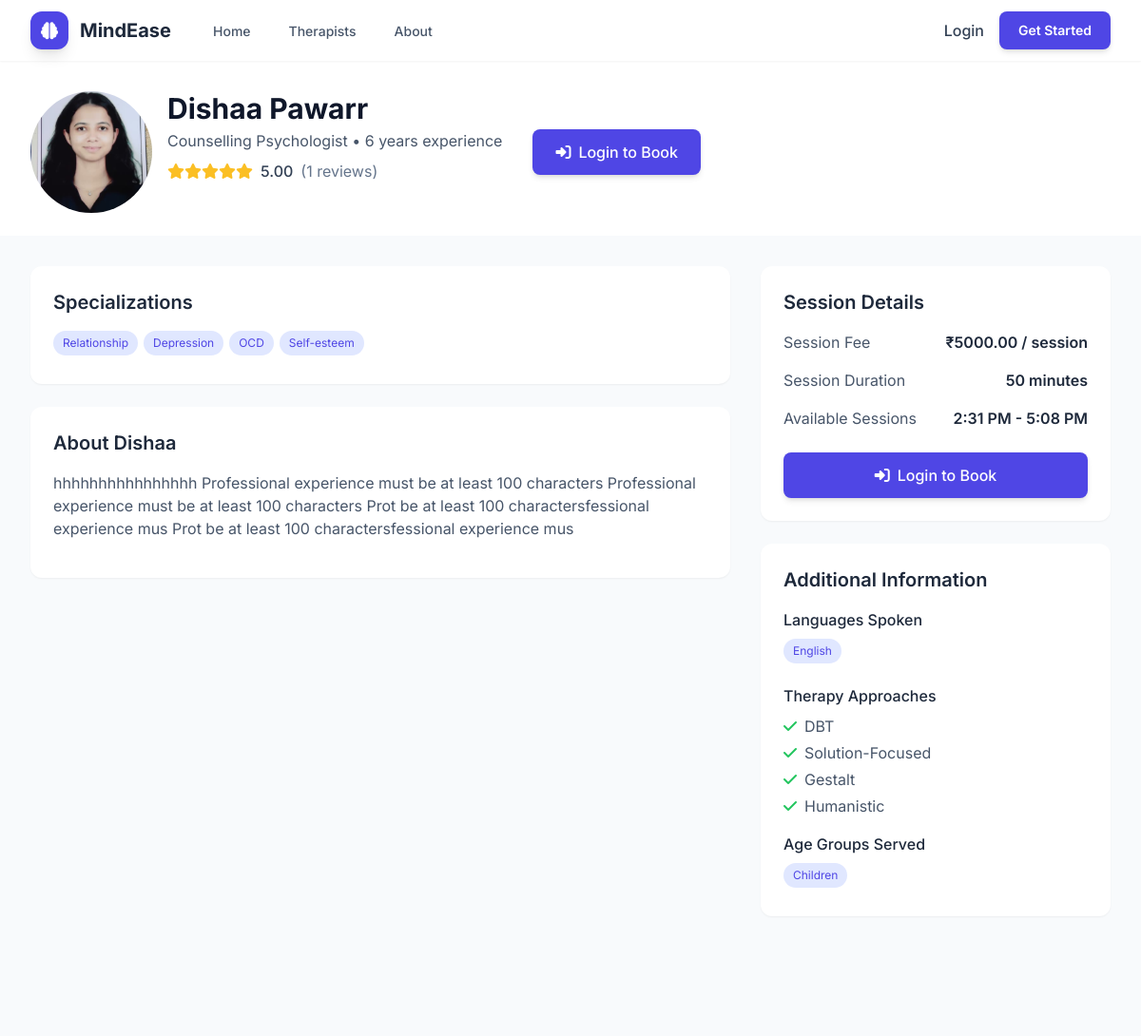
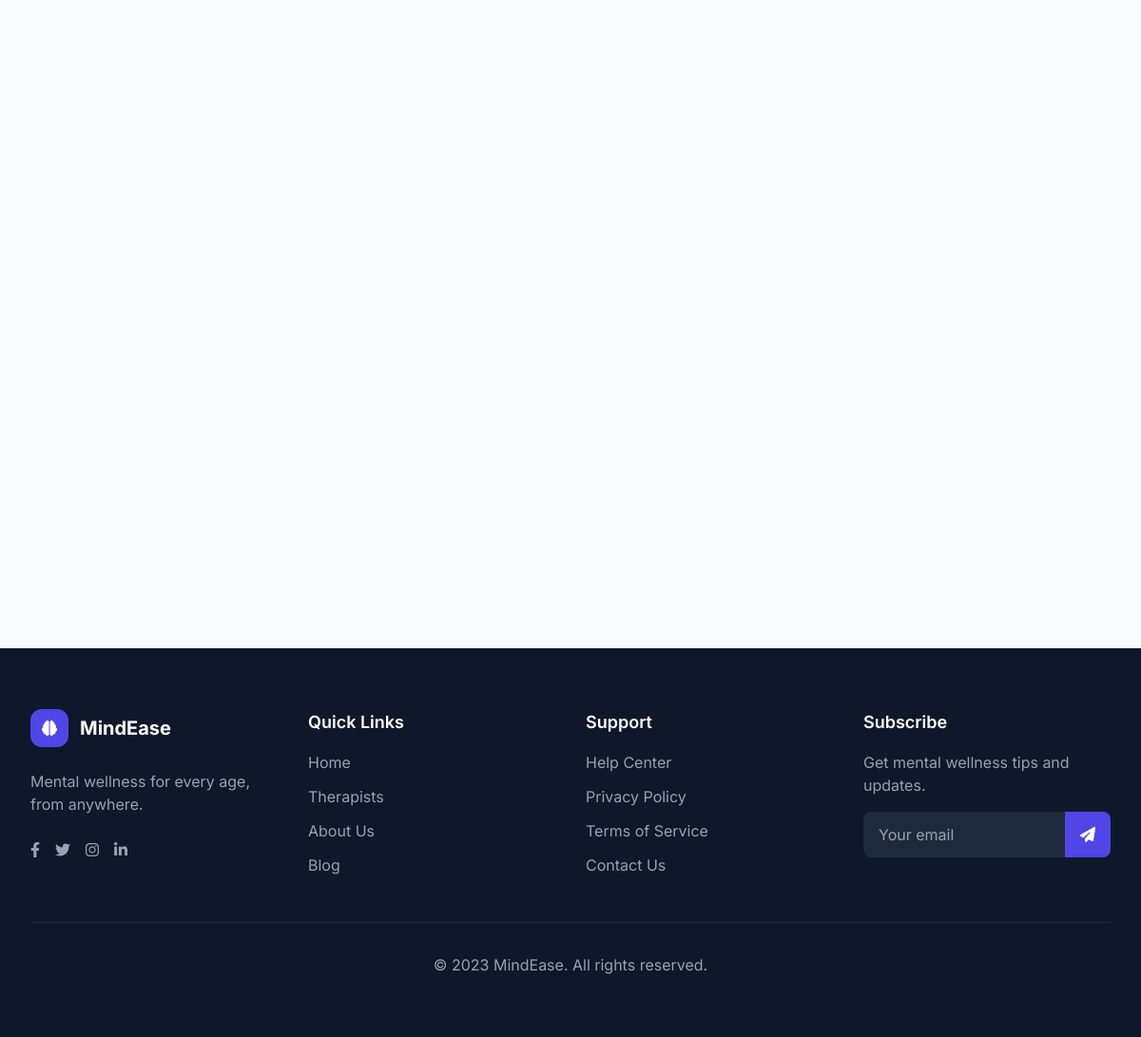
Screenshot of /therapists/67/ with the database file from the repository (2 pictures, top to bottom).
### accounts/models.py (models this page shows, shortened)
class Counsellor(models.Model):
    LICENSE_TYPE_CHOICES = (
        ('clinical-psychologist', 'Clinical Psychologist'),
        ('counselling-psychologist', 'Counselling Psychologist'),
        ('psychiatrist', 'Psychiatrist'),
        ('lmhc', 'Licensed Mental Health Counselor'),
        ('lcsw', 'Licensed Clinical Social Worker'),
        ('other', 'Other'),
    )
    HIGHEST_DEGREE_CHOICES = (
        ('phd', 'Ph.D.'),
        ('masters', 'Masters'),
        ('mphil', 'M.Phil.'),
        ('bachelors', 'Bachelors'),
        ('diploma', 'Diploma'),
    )
    user = models.OneToOneField(User, on_delete=models.CASCADE, primary_key=True)
    license_number = models.CharField(max_length=100)
    license_type = models.CharField(max_length=30, choices=LICENSE_TYPE_CHOICES)
    other_license_type = models.CharField(max_length=100, blank=True, null=True)
    license_authority = models.CharField(max_length=255)
    license_expiry = models.DateField()
    years_experience = models.PositiveIntegerField(
        validators=[MinValueValidator(0), MaxValueValidator(50)]
    )
    highest_degree = models.CharField(max_length=20, choices=HIGHEST_DEGREE_CHOICES)
    university = models.CharField(max_length=255)
    graduation_year = models.PositiveIntegerField(
        validators=[MinValueValidator(1950), MaxValueValidator(2030)]
    )
    session_fee = models.DecimalField(max_digits=8, decimal_places=2, validators=[MinValueValidator(0)])
    google_meet_link = models.URLField()
    professional_experience = models.TextField()
    about_me = models.TextField()
    specializations = models.ManyToManyField(Specialization, related_name='counsellors')
    therapy_approaches = models.ManyToManyField(TherapyApproach, related_name='counsellors')
    languages = models.ManyToManyField(Language, related_name='counsellors')
    age_groups = models.ManyToManyField(AgeGroup, related_name='counsellors')
    license_document = models.FileField(upload_to=counsellor_license_path)
    degree_certificate = models.FileField(upload_to=counsellor_degree_path)
    id_proof = models.FileField(upload_to=counsellor_id_path)
    terms_accepted = models.BooleanField(default=False)
    terms_accepted_at = models.DateTimeField(auto_now_add=True)
    consent_given = models.BooleanField(default=False)
    consent_given_at = models.DateTimeField(auto_now_add=True)
    is_active = models.BooleanField(default=False)  # Will be activated after verification
    is_featured = models.BooleanField(default=False)
    rating = models.DecimalField(max_digits=3, decimal_places=2, default=0.00,
                                validators=[MinValueValidator(0), MaxValueValidator(5)])
    total_reviews = models.PositiveIntegerField(default=0)
    total_clients = models.PositiveIntegerField(default=0)
    total_sessions = models.PositiveIntegerField(default=0)
    is_available = models.BooleanField(default=True)
    available_from = models.TimeField(default='09:00:00')
    available_to = models.TimeField(default='18:00:00')
    default_session_duration = models.PositiveIntegerField(default=45)
    default_break_duration = models.PositiveIntegerField(default=5)
    created_at = models.DateTimeField(auto_now_add=True)
    updated_at = models.DateTimeField(auto_now=True)
    class Meta:
        db_table = 'counsellors'

class User(AbstractUser):
    ROLE_CHOICES = (
        ('client', 'Client'),
        ('counsellor', 'Counsellor'),
    )
    GENDER_CHOICES = (
        ('male', 'Male'),
        ('female', 'Female'),
        ('other', 'Other'),
    )
    email = models.EmailField(unique=True)
    phone = models.CharField(max_length=15)
    gender = models.CharField(max_length=20, choices=GENDER_CHOICES)
    profile_picture = models.ImageField(upload_to='profile_pictures/', null=True, blank=True)
    role = models.CharField(max_length=10, choices=ROLE_CHOICES)
    is_email_verified = models.BooleanField(default=False)
    created_at = models.DateTimeField(auto_now_add=True)
    updated_at = models.DateTimeField(auto_now=True)
    is_background_verified = models.BooleanField(default=False)
    background_verified_at = models.DateTimeField(null=True, blank=True)
    is_approved = models.BooleanField(default=False)
    approved_at = models.DateTimeField(null=True, blank=True)
    USERNAME_FIELD = 'email'
    REQUIRED_FIELDS = ['username', 'first_name', 'last_name']
    class Meta:
        db_table = 'auth_user'

class Specialization(models.Model):
    name = models.CharField(max_length=100, unique=True)
    description = models.TextField(blank=True)
    is_active = models.BooleanField(default=True)
    created_at = models.DateTimeField(auto_now_add=True)
    class Meta:
        db_table = 'specializations'

class Language(models.Model):
    name = models.CharField(max_length=50, unique=True)
    code = models.CharField(max_length=10, unique=True)
    is_active = models.BooleanField(default=True)
    created_at = models.DateTimeField(auto_now_add=True)
    class Meta:
        db_table = 'languages'

class TherapyApproach(models.Model):
    name = models.CharField(max_length=100, unique=True)
    description = models.TextField(blank=True)
    is_active = models.BooleanField(default=True)
    created_at = models.DateTimeField(auto_now_add=True)
    class Meta:
        db_table = 'therapy_approaches'

class AgeGroup(models.Model):
    name = models.CharField(max_length=50, unique=True)
    min_age = models.PositiveIntegerField()
    max_age = models.PositiveIntegerField()
    description = models.TextField(blank=True)
    is_active = models.BooleanField(default=True)
    created_at = models.DateTimeField(auto_now_add=True)
    class Meta:
        db_table = 'age_groups'

### therapists/views.py (the view, shortened to what this page needs)
# urls.py: path('therapists/<int:counsellor_id>/', counsellor_detail, name='counsellor_detail'),
def counsellor_detail(request, counsellor_id):
    counsellor = get_object_or_404(
        Counsellor.objects.select_related("user").prefetch_related(
            "specializations",
            "languages",
            "therapy_approaches",
            "age_groups",
            "certifications"
        ),
        user_id=counsellor_id,
        is_active=True,
        user__is_approved=True
    )
    reviews = Review.objects.filter(
        counsellor=counsellor,
        is_published=True
    ).select_related('client__user').order_by('-created_at')
    reviews_paginator = Paginator(reviews, 5)
    reviews_page = request.GET.get('reviews_page', 1)
    reviews_page_obj = reviews_paginator.get_page(reviews_page)
    rating_distribution = {
        5: reviews.filter(rating=5).count(),
        4: reviews.filter(rating=4).count(),
        3: reviews.filter(rating=3).count(),
        2: reviews.filter(rating=2).count(),
        1: reviews.filter(rating=1).count(),
    }
    total_reviews = reviews.count()
    rating_percentages = {}
    for rating, count in rating_distribution.items():
        if total_reviews > 0:
            rating_percentages[rating] = round((count / total_reviews) * 100)
        else:
            rating_percentages[rating] = 0
    user_has_reviewed = False
    user_review = None
    booking_lead_time_days = 3
    return render(request, "therapists/counsellor_detail.html", {
        "counsellor": counsellor,
        "reviews": reviews_page_obj,
        "rating_distribution": rating_distribution,
        "rating_percentages": rating_percentages,
        "total_reviews": total_reviews,
        "user_has_reviewed": user_has_reviewed,
        "user_review": user_review,
        "min_booking_date": date.today() + timedelta(days=booking_lead_time_days),
        "booking_lead_time_days": booking_lead_time_days,
    })

### therapists/templates/therapists/counsellor_detail.html (shortened to what this page needs)
{% extends 'base.html' %}
{% load static %}
{% block content %}
<section class="bg-white pt-24 pb-6">
    <div class="max-w-7xl mx-auto px-4 sm:px-6 lg:px-8">
        <div class="flex flex-col md:flex-row items-start md:items-center">
            <div class="flex items-start mb-6 md:mb-0 md:mr-8">
                {% if counsellor.user.profile_picture %}
                    <img src="{{ counsellor.user.profile_picture.url }}"
                         alt="{{ counsellor.user.get_full_name }}"
                         class="w-24 h-24 md:w-32 md:h-32 rounded-full object-cover mr-4">
                {% else %}
                    <div class="w-24 h-24 md:w-32 md:h-32 rounded-full bg-indigo-100 flex items-center justify-center text-indigo-600 text-2xl md:text-3xl font-bold mr-4">
                        {{ counsellor.user.first_name|first }}{{ counsellor.user.last_name|first }}
                    </div>
                {% endif %}
                <div>
                    <h1 class="text-2xl md:text-3xl font-bold text-slate-900">{{ counsellor.user.get_full_name }}</h1>
                    <p class="text-slate-600 mt-1">{{ counsellor.get_license_type_display }} • {{ counsellor.years_experience }} years experience</p>
                    <div class="flex items-center mt-2">
                        <div class="rating-stars flex">
                            {% with rating=counsellor.rating %}
                                {% for i in "12345" %}
                                    {% if forloop.counter <= rating %}
                                        <i class="fas fa-star"></i>
                                    {% elif forloop.counter|add:"-0.5" <= rating %}
                                        <i class="fas fa-star-half-alt"></i>
                                    {% else %}
                                        <i class="far fa-star"></i>
                                    {% endif %}
                                {% endfor %}
                            {% endwith %}
                        </div>
                        <span class="text-slate-700 font-medium ml-2">{{ counsellor.rating }}</span>
                        <span class="text-slate-500 ml-2">({{ counsellor.total_reviews }} reviews)</span>
                    </div>
                </div>
            </div>
            <div class="flex flex-col sm:flex-row space-y-3 sm:space-y-0 sm:space-x-4">
                {% if user.is_authenticated and user.role == 'client' %}
                <button id="book-session-btn" class="bg-indigo-600 text-white px-6 py-3 rounded-lg font-medium hover:bg-indigo-700 transition-colors shadow-md hover:shadow-lg flex items-center justify-center">
                    <i class="fas fa-calendar-check mr-2"></i>
                    Book Session
                </button>
                {% elif not user.is_authenticated %}
                <a href="{% url 'login' %}?next={{ request.path }}" class="bg-indigo-600 text-white px-6 py-3 rounded-lg font-medium hover:bg-indigo-700 transition-colors shadow-md hover:shadow-lg flex items-center justify-center">
                    <i class="fas fa-sign-in-alt mr-2"></i>
                    Login to Book
                </a>
                {% else %}
                <div class="text-sm text-slate-600 bg-slate-100 px-4 py-2 rounded-lg">
                    Only clients can book sessions.
                </div>
                {% endif %}
            </div>
        </div>
    </div>
</section>
<div class="max-w-7xl mx-auto px-4 sm:px-6 lg:px-8 py-8">
    <div class="flex flex-col lg:flex-row gap-8">
        <div class="lg:w-2/3">
            <div class="bg-white rounded-xl p-6 shadow-sm mb-6 animate-slide-up">
                <h2 class="text-xl font-semibold text-slate-800 mb-4">Specializations</h2>
                <div class="flex flex-wrap">
                    {% for spec in counsellor.specializations.all %}
                        <span class="specialty-tag">{{ spec.name }}</span>
                    {% empty %}
                        <p class="text-slate-600">No specializations listed</p>
                    {% endfor %}
                </div>
            </div>
            <div class="bg-white rounded-xl p-6 shadow-sm mb-6 animate-slide-up">
                <h2 class="text-xl font-semibold text-slate-800 mb-4">About {{ counsellor.user.first_name }}</h2>
                <p class="text-slate-600 mb-4">
                    {{ counsellor.about_me }}
                </p>
            </div>
        </div>
        <div class="lg:w-1/3">
            <div class="bg-white rounded-xl p-6 shadow-sm top-24 animate-slide-up">
                <h2 class="text-xl font-semibold text-slate-800 mb-4">Session Details</h2>
                <div class="space-y-4 mb-6">
                    <div class="flex justify-between">
                        <span class="text-slate-600">Session Fee</span>
                        <span class="font-semibold text-slate-800">₹{{ counsellor.session_fee }} / session</span>
                    </div>
                    <div class="flex justify-between">
                        <span class="text-slate-600">Session Duration</span>
                        <span class="font-semibold text-slate-800">50 minutes</span>
                    </div>
                    <div class="flex justify-between">
                        <span class="text-slate-600">Available Sessions</span>
                        <span class="font-semibold text-slate-800">{{ counsellor.available_from|time:"g:i A" }} - {{ counsellor.available_to|time:"g:i A" }}</span>
                    </div>
                </div>
                {% if user.is_authenticated and user.role == 'client' %}
                <button id="sidebar-book-btn" class="w-full bg-indigo-600 text-white py-3 rounded-lg font-medium hover:bg-indigo-700 transition-colors shadow-md hover:shadow-lg flex items-center justify-center">
                    <i class="fas fa-calendar-check mr-2"></i>
                    Book Session
                </button>
                {% elif not user.is_authenticated %}
                <a href="{% url 'login' %}?next={{ request.path }}" class="w-full bg-indigo-600 text-white py-3 rounded-lg font-medium hover:bg-indigo-700 transition-colors shadow-md hover:shadow-lg flex items-center justify-center">
                    <i class="fas fa-sign-in-alt mr-2"></i>
                    Login to Book
                </a>
                {% else %}
                <div class="text-sm text-slate-600 bg-slate-100 px-4 py-2 rounded-lg text-center">
                    Only clients can book sessions.
                </div>
                {% endif %}
            </div>
            <div class="bg-white rounded-xl p-6 shadow-sm mt-6 animate-slide-up">
                <h2 class="text-xl font-semibold text-slate-800 mb-4">Additional Information</h2>
                <div class="space-y-4">
                    <div>
                        <h3 class="font-medium text-slate-800 mb-2">Languages Spoken</h3>
                        <div class="flex flex-wrap">
                            {% for lang in counsellor.languages.all %}
                                <span class="specialty-tag">{{ lang.name }}</span>
                            {% empty %}
                                <p class="text-slate-600 text-sm">Not specified</p>
                            {% endfor %}
                        </div>
                    </div>
                    <div>
                        <h3 class="font-medium text-slate-800 mb-2">Therapy Approaches</h3>
                        <ul class="text-slate-600 space-y-1">
                            {% for approach in counsellor.therapy_approaches.all %}
                                <li class="flex items-start">
                                    <i class="fas fa-check text-green-500 mt-1 mr-2"></i>
                                    <span>{{ approach.name }}</span>
                                </li>
                            {% empty %}
                                <li class="text-sm">Not specified</li>
                            {% endfor %}
                        </ul>
                    </div>
                    <div>
                        <h3 class="font-medium text-slate-800 mb-2">Age Groups Served</h3>
                        <div class="flex flex-wrap">
                            {% for age_group in counsellor.age_groups.all %}
                                <span class="specialty-tag">{{ age_group.name }}</span>
                            {% empty %}
                                <p class="text-slate-600 text-sm">Not specified</p>
                            {% endfor %}
                        </div>
                    </div>
                </div>
            </div>
        </div>
    </div>
</div>
{% endblock %}

### rows the page displays
Counsellor: user.profile_picture (picture), user.get_full_name "Dishaa Pawarr", license_type "Counselling Psychologist", years_experience "6", rating "5.00", total_reviews "1", user.first_name "Dishaa", about_me "hhhhhhhhhhhhhhhh Professional experience must be at least 100 characters Professional experience must be at least 100 characters Prot be at least 100 charactersfessional experience mus Prot be at least 100 charactersfessional experience mus", session_fee "5000.00", available_from "2:31 PM", available_to "5:08 PM"
Specialization: name "Relationship"
Specialization: name "Depression"
Specialization: name "OCD"
Specialization: name "Self-esteem"
Language: name "English"
TherapyApproach: name "DBT"
TherapyApproach: name "Solution-Focused"
TherapyApproach: name "Gestalt"
TherapyApproach: name "Humanistic"
AgeGroup: name "Children"
